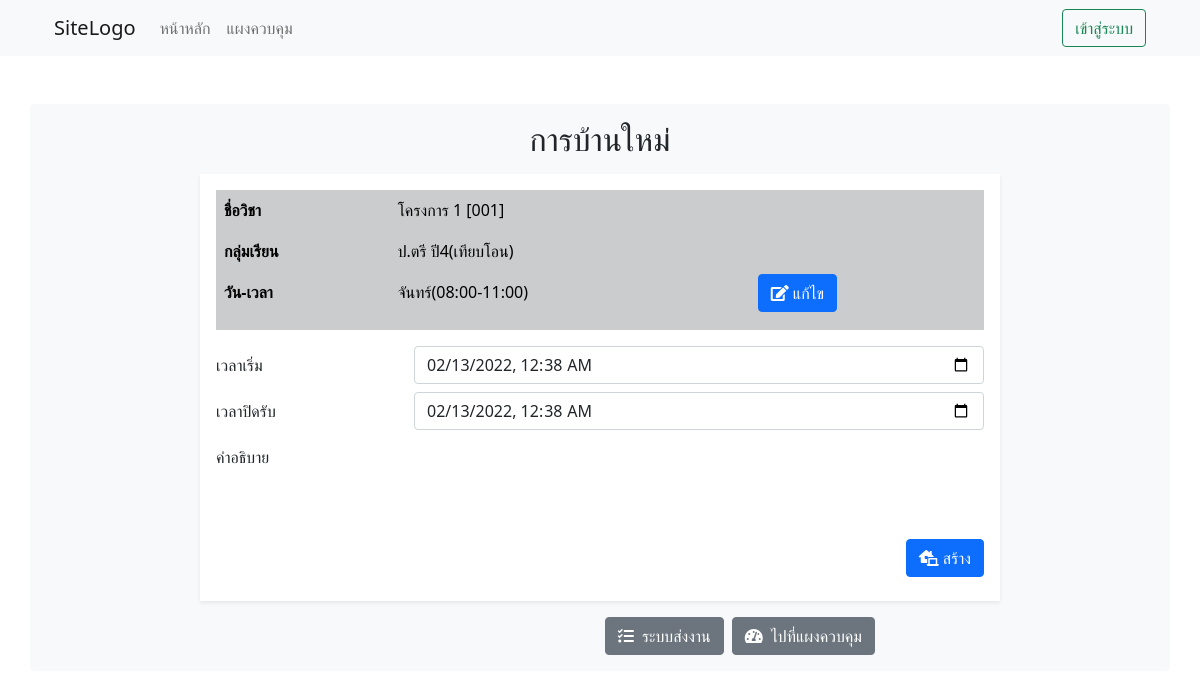
The page /assign/asg.php?classid=1 (signed in) on the database its author committed.
### tables this page shows
CREATE TABLE `tb_class` (
  `ClassID` int(3) UNSIGNED ZEROFILL NOT NULL,
  `ClassTitle` varchar(50) NOT NULL,
  `ClassDetail` varchar(255) NOT NULL,
  `OwnerID` int(3) UNSIGNED ZEROFILL NOT NULL DEFAULT 001,
  `Day` enum('อาทิตย์','จันทร์','อังคาร','พุธ','พฤหัสบดี','ศุกร์','เสาร์') NOT NULL,
  `ClassBegin` time NOT NULL DEFAULT '08:00:00',
  `ClassEnd` time NOT NULL
);

### assign/asg.php (the view, shortened to what this page needs)
<!DOCTYPE html>
<html lang="en">
<?php
include("../sys_db_connect.php");
$stmt = $mysqli->prepare("SELECT *,('3') AS TotalWork FROM tb_class WHERE ClassID=?");
$stmt->bind_param("i", $_GET['classid']);
$stmt->execute();
$class = $stmt->get_result()->fetch_assoc();
$begin = date("H:i", strtotime($class['ClassBegin']));
$end = date("H:i", strtotime($class['ClassEnd']));
?>
<head>
    <link rel="stylesheet" href="https://cdnjs.cloudflare.com/ajax/libs/twitter-bootstrap/5.0.0-beta1/css/bootstrap.min.css" />
    <link rel="stylesheet" href="https://cdnjs.cloudflare.com/ajax/libs/font-awesome/5.15.2/css/all.min.css" />
    <link href="https://cdn.quilljs.com/1.3.6/quill.snow.css" rel="stylesheet">
</head>
<body>
    <header class="bg-light">
        <div class="container">
            <nav class="navbar navbar-expand-lg navbar-light ">
                <div class="container-fluid">
                    <a class="navbar-brand" href="/Anuchit/index.php">SiteLogo</a>
                    <div class="collapse navbar-collapse" id="navbarSupportedContent">
                        <ul class="navbar-nav me-auto mb-2 mb-lg-0">
                            <li class="nav-item">
                                <a class="nav-link" aria-current="page" href="/Anuchit/index.php">หน้าหลัก</a>
                            </li>
                            <li class="nav-item">
                                <a class="nav-link" href="/Anuchit/dashboard.php">แผงควบคุม</a>
                            </li>
                        </ul>
                        <div class="d-flex ms-3">
                            <a href="./login.php" class="btn btn-outline-success">เข้าสู่ระบบ</a>
                        </div>
                    </div>
                </div>
            </nav>
        </div>
    </header>
    <main>
        <div class="container mt-5 bg-light p-3 rounded">
            <h2 class="col-12 text-center">การบ้านใหม่</h2>
            <div class="col-12 bg-white p-3 mt-3 shadow-sm mx-auto" style="max-width:800px">
                <table class="table align-middle table-hover">
                    <thead class="table-active table-secondary">
                        <tr>
                            <th>ชื่อวิชา</td>
                            <td colspan=3><?= $class['ClassTitle'] . " [" . str_pad($class['ClassID'], 3, "0", false) . "]" ?></td>
                        </tr>
                        <tr>
                            <th>กลุ่มเรียน</td>
                            <td colspan=3><?= $class['ClassDetail'] ?></td>
                        </tr>
                        <tr>
                            <th>วัน-เวลา</td>
                            <td colspan=2><?= $class['Day'] . "(" . $begin . "-" . $end . ")" ?></td>
                            <td class="py-0">
                                <a href="./edi.php?classid=<?= $_GET['classid'] ?>" class="btn btn-primary">
                                    <i class="fa fa-edit me-1" aria-hidden="true"></i>แก้ไข
                                </a>
                            </td>
                        </tr>
                        <tr>
                            <td colspan=4></td>
                        </tr>
                    </thead>
                </table>
                <form id="richTextForm" method="post">
                    <div class="row mb-2">
                        <label for="start" class="col-form-label col-sm-3">เวลาเริ่ม</label>
                        <div class="col-sm-9">
                            <input type="datetime-local" name="start" class="form-control" value="<?= date("Y-m-d", time()) . "T" . date("H:i", time()) ?>">
                        </div>
                    </div>
                    <div class="row mb-2">
                        <label for="end" class="col-form-label col-sm-3">เวลาปิดรับ</label>
                        <div class="col-sm-9">
                            <input type="datetime-local" name="end" class="form-control" value="<?= date("Y-m-d", time()) . "T" . date("H:i", time()) ?>">
                        </div>
                    </div>
                    <div class="row mb-2">
                        <label for="rich" class="col-form-label col-sm-3">คำอธิบาย</label>
                        <div class="col-sm-9">
                            <div>
                                <div name="rich" class="quill-editor">
                                </div>
                            </div>
                        </div>
                    </div>
                    <div class="row mb-2">
                        <div class="col-sm-12 text-end">
                            <button type="submit" class="btn btn-primary" name="submit">
                                <i class="fa fa-laptop-house me-1"></i>สร้าง
                            </button>
                        </div>
                    </div>
                </form>
            </div>
            <div class="col-12 mt-3 mx-auto text-end" style="max-width:550px">
                <a href="./" class="btn btn-secondary me-1">
                    <i class="fa fa-tasks me-1" aria-hidden="true"></i> ระบบส่งงาน
                </a>
                <a href="../dashboard.php" class="btn btn-secondary">
                    <i class="fa fa-tachometer-alt me-1" aria-hidden="true"></i> ไปที่แผงควบคุม
                </a>
            </div>
        </div>
    </main>
</body>
</html>

### assign/asg.php (style rules this page uses)
.quill-editor { min-height: calc(5.75rem + 0.9px); border-bottom-left-radius: .25rem; border-bottom-right-radius: .25rem; }

### rows shown on the page
tb_class: ClassTitle "โครงการ 1", ClassID "001", ClassDetail "ป.ตรี ปี4(เทียบโอน)", Day "จันทร์", ClassBegin "08:00", ClassEnd "11:00"
